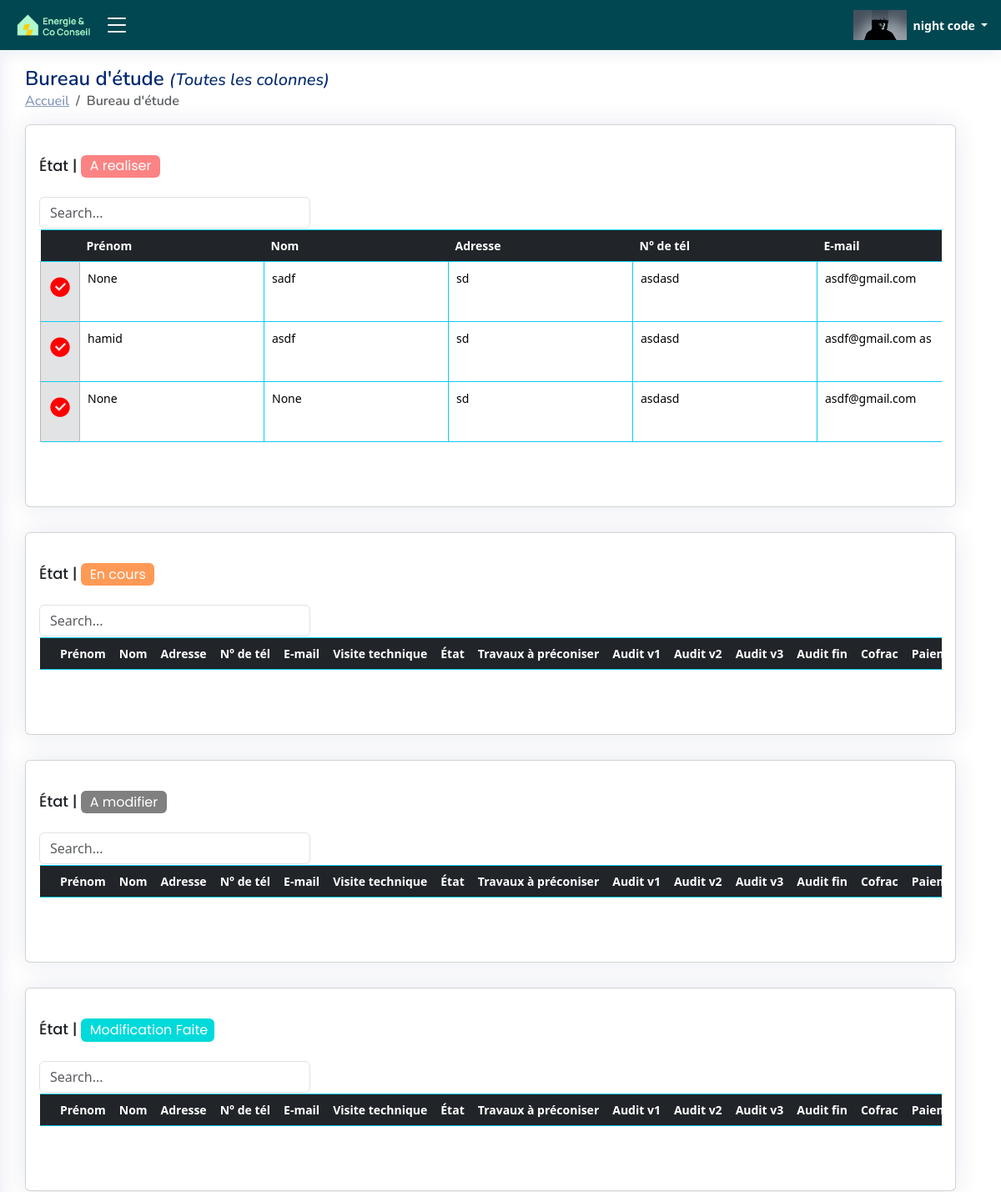
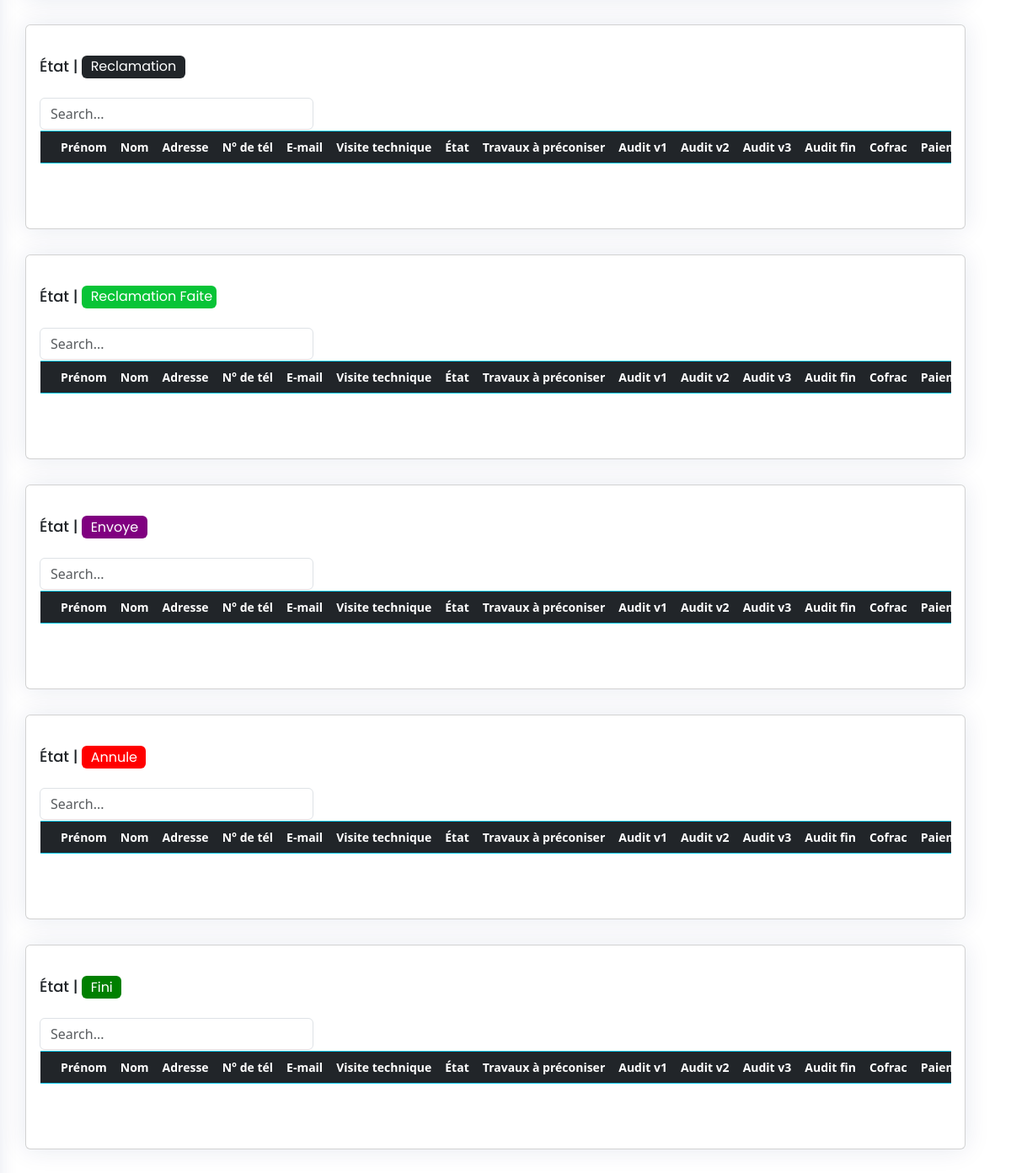
/BE_audit_ALL/ (signed in), run on the app's committed database (2 pictures, top to bottom).
### ERapp/models.py (models this page shows, shortened)
class USER(AbstractBaseUser, PermissionsMixin):
    email = models.EmailField(unique=True)
    first_name = models.CharField(max_length=30, blank=True, null=True)
    last_name = models.CharField(max_length=30, blank=True, null=True)
    role = models.CharField(max_length=255, blank=True, null=True)
    agent = models.CharField(max_length=30, blank=True, null=True)
    num = models.CharField(max_length=30, blank=True, null=True)
    is_active = models.BooleanField(default=True)
    is_staff = models.BooleanField(default=False)
    is_superuser = models.BooleanField(default=False)
    profile_pic = models.ImageField(blank=True, upload_to='uploads/profilePic',default='uploads/default_user_avatar.png')
    date_joined = models.DateTimeField(default=timezone.now)
    last_login = models.DateTimeField(blank=True, null=True)
    user_id = models.CharField(max_length=255,blank=True, null=True)
    be = models.BooleanField(default=False)
    ai = models.BooleanField(default=False)
    com_name = models.CharField(max_length=255,blank=True, null=True)
    objects = CustomUserManager()
    USERNAME_FIELD = 'email'
    REQUIRED_FIELDS = ['first_name', 'last_name']

class TableData001(models.Model):
    cell_id = models.CharField(max_length=255,blank=True)
    firstname = models.CharField(max_length=255,blank=True)
    lastname = models.CharField(max_length=255,blank=True)
    address = models.CharField(max_length=255,blank=True)
    email = models.CharField(max_length=255,blank=True)
    num = models.CharField(max_length=255,blank=True)
    precaite = models.CharField(max_length=255,blank=True)
    vt = models.FileField(upload_to='uploads/files',blank=True)
    etat_vt = models.CharField(default="En cours",max_length=255,blank=True)
    etat = models.CharField(default="A realiser",max_length=255,blank=True)
    tp = models.CharField(max_length=255,blank=True)
    auditV1 = models.FileField(upload_to='uploads/files/%Y/%m/%d/',blank=True)
    auditV2 = models.FileField(upload_to='uploads/files/%Y/%m/%d/',blank=True)
    auditV3 = models.FileField(upload_to='uploads/files/%Y/%m/%d/',blank=True)
    cofrac = models.CharField(max_length=255,blank=True)
    paiement = models.BooleanField(default=False)
    auditeur = models.CharField(max_length=255,blank=True)
    agent= models.CharField(max_length=255,blank=True,null=True)
    bureau_d_etude = models.CharField(max_length=255,blank=True,null=True)
    be = models.BooleanField(default=False)
    ai = models.BooleanField(default=False)
    creation_time = models.DateTimeField(auto_now_add=True, blank = True)
    Envoye_time = models.DateTimeField(null=True, blank=True, default=None)
    Envoye_time_checker = models.BooleanField(default=False)
    fini_time = models.DateTimeField(null=True, blank=True, default=None)
    fini_time_checker = models.BooleanField(default=False)

### ERapp/views.py (the view)
# urls.py: path('BE_audit_ALL/',BE_audit_ALL ,name="BE_audit_ALL"),
@login_required
def BE_audit_ALL(request): # add row (,firstname,lastname,addressm,num,etat,tp,cofrac,paiment,agent,)
    redirect_page="/BE_audit_ALL/"
    html_page="BE_audit_ALL.html"
    table_view(request,redirect_page)
    list=audit_pages(request,redirect_page,html_page)
    return render(request, f"html/{html_page}", list)

### ERapp/views.py (called while the page is built, shortened)
@login_required
def table_view(request,redirect_page):
    user_=request.user

### ERapp/templates/html/BE_audit_ALL.html (shortened to what this page needs)
{% load static %}
{% load l10n %}
{% load humanize %}
<!DOCTYPE html>
<html lang="fr">
<head>
  <link rel="stylesheet" href="https://cdnjs.cloudflare.com/ajax/libs/font-awesome/5.15.3/css/all.min.css">
  <link href="{% static 'css/style.css' %}" rel="stylesheet" type="text/css">
  <link href="{% static 'vendor/bootstrap/css/bootstrap.min.css' %}" rel="stylesheet">
  <link href="{% static 'vendor/bootstrap-icons/bootstrap-icons.css' %}" rel="stylesheet">
  <link href="{% static 'vendor/boxicons/css/boxicons.min.css' %}" rel="stylesheet">
  <link href="{% static 'vendor/quill/quill.snow.css' %}" rel="stylesheet">
  <link href="{% static 'vendor/quill/quill.bubble.css' %}" rel="stylesheet">
  <link href="{% static 'vendor/remixicon/remixicon.css' %}" rel="stylesheet">
  <link href="{% static 'vendor/simple-datatables/style.css' %}" rel="stylesheet">
</head>
<body onload="load()">
  {% if user.is_authenticated  and "auditeur" in user.role  %}
  <header id="header" class="header fixed-top d-flex align-items-center">
    <div class="d-flex align-items-center justify-content-between logo_with_button" >
      <a href="{% url 'main_page' %}"  class="logo d-flex align-items-center">
        <img src="{% static 'image\logo.png' %}" alt="" >
      </a>
      <i class="bi bi-list toggle-sidebar-btn " id="click_side_bar"></i>
    </div>
    <nav class="header-nav ms-auto">
      <ul class="d-flex align-items-center">
        <li class="nav-item dropdown pe-3">
          <a class="nav-link nav-profile d-flex align-items-center pe-0" href="#" data-bs-toggle="dropdown">
            <img src="{{ user.profile_pic.url }}"  alt="Image">
            <span class="d-none d-md-block dropdown-toggle ps-2">{{ user.first_name }} {{ user.last_name }} </span>
          </a>
        </li>
      </ul>
    </nav>
  </header>
  <main id="main" class="main">
    <div class="pagetitle">
      <h1>Bureau d'étude <i class="h5">(Toutes les colonnes)</i></h1>
      <nav>
        <ol class="breadcrumb">
          <li class="breadcrumb-item"><a href="{% url 'main_page' %}">Accueil</a></li>
          <li class="breadcrumb-item active">Bureau d'étude</li>
        </ol>
      </nav>
    </div>
    <section class="section dashboard">
      <div class="row">
            {% for k  in table_index %}
            <div class="row">
              <div class="col-12">
                <div class="card recent-sales">
                  <div class="card-body " id="resultDiv">
                    <h5 class="card-title">État | <span class="badge" data-badge="{{k.state}}"> {{k.state}}</span> </h5>
                    <input class="form-control" type="text" id="filterInput_{{ k.index }}" placeholder="Search..." style="width:30%;min-width:100px;">
                      <div class="overflow-auto" style="padding:1px;">
                      <form method="POST"   enctype="multipart/form-data" id="myForm">
                      <table class="table  table-hover   table-bordered  table-borderless border-info " id="tableDATA_{{k.index}}" cellspacing="0" >
                        <thead class="table-dark border-info">
                          <tr >
                            <th class="fixed-column" ></th>
                            <th onclick="sortTable('tableDATA_{{k.index}}',1)">Prénom</th>
                            <th onclick="sortTable('tableDATA_{{k.index}}',2)" >Nom </th>
                            <th onclick="sortTable('tableDATA_{{k.index}}',3)" >Adresse </th>
                            <th onclick="sortTable('tableDATA_{{k.index}}',4)">N° de tél</th>
                            <th onclick="sortTable('tableDATA_{{k.index}}',5)">E-mail </th>
                            <th colspan=2>Visite technique</th>
                            <th>État</th>
                            <th onclick="sortTable('tableDATA_{{k.index}}',9)" >Travaux à préconiser</th>
                            <th colspan=2>Audit v1</th>
                            <th colspan=2>Audit v2</th>
                            <th colspan=2>Audit v3</th>
                            <th colspan=2>Audit fin</th>
                            <th onclick="sortTable('tableDATA_{{k.index}}',18)">Cofrac</th>
                            <th >Paiement</th>
                          </tr>
                        </thead>
                          <tbody id="myTable_{{k.index}}">
                              {% for item in data %}
                              {% if item.etat == k.state and item.be == True %}
                            <tr id="tr_{{ item.cell_id }}">
                              <td class="fixed-column table-secondary"><button  class="button_table_data" onclick="submitForm__01('{{item.cell_id}}','1','{{redirect_next_page}}','send_data')" type="button" id="table{{k.index}}_edit_col" name="button_edit_data_on_table" value="{{item.cell_id}}" ><i class="ri-checkbox-circle-fill fa-2x color-red "></i></button></td>
                              <td class="td_input_cell" ><input class="input_table_data" type="text" name="table_firstname_{{ item.cell_id }}" id="table{{k.index}}_firstname{{ item.cell_id }}" value="{{ item.firstname }}" oninput="input_changed_func('{{item.cell_id}}')" ></td>
                              <td class="td_input_cell"><input class="input_table_data" type="text" name="table_lastname_{{ item.cell_id }}" id="table{{k.index}}_lastname{{ item.cell_id }}" value="{{ item.lastname }}"  ></td>
                              <td class="td_input_cell"><input class="input_table_data" type="text" name="table_address_{{ item.cell_id }}" id="table{{k.index}}_address{{ item.cell_id }}" value="{{ item.address }}"  ></td>
                              <td class="td_input_cell"><input class="input_table_data" type="text" name="table_num_{{ item.cell_id }}" id="table{{k.index}}_num{{ item.cell_id }}" value="{{ item.num }}"  ></td>
                              <td class="td_input_cell"><input class="input_table_data" type="text" name="table_email_{{ item.cell_id }}" id="table{{k.index}}_email{{ item.cell_id }}" value="{{ item.email }}"  ></td>
                            </tr>
                              {% endif %}
                              {% endfor %}
                          </tbody>
                      </table>
                  </form>
                </div>
                  </div>
                </div>
              </div>
            </div>
            {% endfor %}
      </div>
    </section>
  </main>
  {% else %}
  <script>
    window.location.href = "{% url 'not_logged_in' %}";
  </script>
  {% endif %}
</body>
</html>

### data on the page
USER: profile_pic (picture), first_name "night", last_name "code"
TableData001: firstname "None", lastname "sadf", address "sd", num "asdasd", email "asdf@gmail.com"
TableData001: firstname "hamid", lastname "asdf", address "sd", num "asdasd", email "asdf@gmail.com as"
TableData001: firstname "None", lastname "None", address "sd", num "asdasd", email "asdf@gmail.com"

### other printed values
{{ k.state }} "A realiser" "En cours" "A modifier" "Modification Faite" "Reclamation" "Reclamation Faite" "Envoye" "Annule" "Fini"
